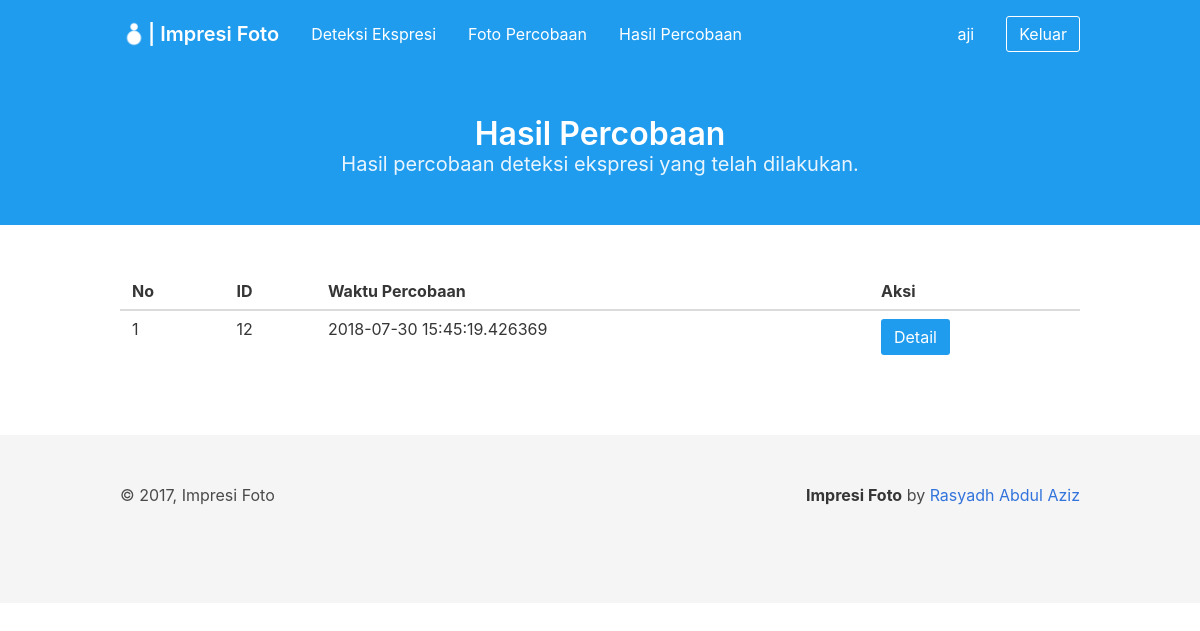
/detection_results/ (signed in), run on the app's committed database.
### project/models/result_detection.py (models this page shows, shortened)
class ResultDetection(db.Model):
    __tablename__ = 'result_detection'
    id_result_detection = db.Column(db.Integer, primary_key=True)
    created_at = db.Column(db.DateTime, default=datetime.datetime.now())
    id_user = db.Column(db.Integer, db.ForeignKey('user.id_user'))

### project/views/detection_results.py (the view)
@result.route('/detection_results/')
def index():
    if session.get('loggedin'):
        slides = { 1: 'acak', 2: 'bahagia', 3: 'sedih', 4: 'terkejut' }
        try:
            results = ResultDetection.query.filter_by(id_user=session['loggedin']['id_user']).all()
            for r in results:
                r.category_photos = slides[r.category_photos].capitalize()
        except Exception as e:
            print('error to get detection result')
            print(e)
        return render_template('detection_results/results.html',
            title="Hasil Percobaan", results=list(reversed(results)))
    else:
        return redirect(url_for('auth.login'))

### project/templates/detection_results/results.html (shortened to what this page needs)
{% extends '/base.html' %} {% block content %}
<section class="hero is-info">
    <div class="hero-body">
        <div class="container has-text-centered">
            <h1 class="title">
                Hasil Percobaan
            </h1>
            <h2 class="subtitle">
                Hasil percobaan deteksi ekspresi yang telah dilakukan.
            </h2>
        </div>
    </div>
</section>
<section class="section">
    <div class="container" id="result_table">
        <table class="table is-hoverable is-fullwidth">
            <thead>
                <tr>
                    <th>No</th>
                    <th>ID</th>
                    <th>Waktu Percobaan</th>
                    <th>Aksi</th>
                </tr>
            </thead>
            <tbody>
                {% if results %} {% for res in results %}
                <tr>
                    <td>{{ results.index(res) + 1 }}</td>
                    <td>{{ res.id_result_detection }}</td>
                    <td>{{ res.created_at }}</td>
                    <td>
                        <button class="button is-info" onclick="detail_result('{{ res.id_result_detection }}', '{{ res.created_at }}')">Detail</button>
                    </td>
                </tr>
                {% endfor %} {% else %}
                <tr>
                    <td colspan="4" class="has-text-centered">Belum ada hasil percobaan</td>
                </tr>
                {% endif %}
            </tbody>
        </table>
    </div>
</section>
{% endblock %}

### data on the page
ResultDetection: results "1", id_result_detection "12", created_at "2018-07-30 15:45:19.426369"

### other printed values
{{ session['loggedin']['username'] }} "aji"
